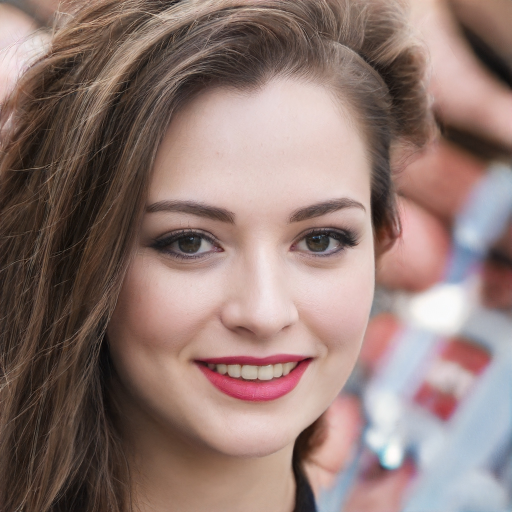
#> input picture input/test1.jpeg, 1024 x 1024 px (shown at 1/2 size)
$ python main.py
#> lines starting #> are read from the running program, lines starting #| are printed output that depends on the picture; after the words box and inside, x2 and y2 are one past the last pixel; in counts of white or black regions, pixels touching at a corner belong together
import math
import easygui as eg
import cv2 as cv
import numpy as np


def imshow(img, delay=None, winname="output"):
	cv.imshow(winname, img)
	cv.waitKey(delay)


def find_field(p, c):
	px, py = p
	cx, cy = c

	if px > cx:
		return 1 if py > cy else 2
	return 4 if py > cy else 3


def find_angle(p, c):
	field = find_field(p, c)
	px, py = p
	cx, cy = c

	x = abs(cx - px)
	y = abs(cy - py)

	degree = math.degrees(math.atan(x / y))

	if field == 1:
		return degree
	if field == 2:
		return 180 - degree
	if field == 3:
		return 180 + degree
	if field == 4:
		return 360 - degree


def make_thicker(length, img, center, thickness, angle, space):
	r = int((length // space + 1) * space) if length % space > space // 2 else int((length // space) * space)
	cv.ellipse(img=img, center=center, axes=(r, r), thickness=thickness, angle=0,
			   startAngle=angle - 2, endAngle=angle + 2, color=(0, 0, 0))


def main(f, img):
	filename = f.split("/")[-1]
	# img_gray = cv.imread(f, 0)
	img_gray = cv.cvtColor(img, cv.COLOR_BGR2GRAY)
	img_gray = cv.resize(img_gray, (1024, 1024), interpolation=cv.INTER_AREA)

	img_blur = cv.blur(img_gray, (31, 31))

	scale = 15
	dim = (int(img_blur.shape[0] / scale), int(img_blur.shape[1] / scale))
	img_px = cv.resize(img_blur, dim)

	dim = (int(img_px.shape[0] * scale), int(img_px.shape[1] * scale))
	img_px = cv.resize(img_px, dim, interpolation=cv.INTER_AREA)

	magic = np.ones(img_px.shape, dtype=np.uint8) * 255

	center_of_magic = (magic.shape[0] // 2, magic.shape[1] // 2)

	space = 20

	for radius in range(0, max(magic.shape), space):
		cv.circle(magic, center_of_magic, radius, (0, 0, 0), 4)

	for row in range(scale // 2, magic.shape[0], scale):
		for col in range(scale // 2, magic.shape[1], scale):
			piece = img_px[row - scale // 2:row + scale // 2 + 1, col - scale // 2:col + scale // 2 + 1]
			mean_val = int(np.sum(piece) // scale ** 2)
			length = math.sqrt((row - center_of_magic[0]) ** 2 + (col - center_of_magic[1]) ** 2)
			angle = find_angle((row, col), center_of_magic)

			# make_thicker(length, magic, center_of_magic, 15 - mean_val // space, angle, space)

			if mean_val < 50:
				make_thicker(length, magic, center_of_magic, 16, angle, space)
			elif mean_val < 100:
				make_thicker(length, magic, center_of_magic, 13, angle, space)
			elif mean_val < 150:
				make_thicker(length, magic, center_of_magic, 10, angle, space)
			elif mean_val < 200:
				make_thicker(length, magic, center_of_magic, 7, angle, space)

	mask = np.zeros(img_px.shape, dtype=np.uint8)
	cv.circle(mask, center_of_magic, center_of_magic[0], (255, 255, 255), -1)

	result = cv.bitwise_not(cv.bitwise_and(mask, cv.bitwise_not(magic)))
	imshow(result, winname="result", delay=1)
	print("./output/" + filename)
	cv.imwrite("./output/result_" + filename, result)


def crop_gui(_):
	radius = cv.getTrackbarPos('radius', frameName)
	x = cv.getTrackbarPos('x', frameName)
	y = cv.getTrackbarPos('y', frameName)

	shadow_img = inp.copy()
	shadow_img = change_brightness(shadow_img)

	mask = np.zeros(inp.shape, dtype=np.uint8)
	cv.circle(mask, (y, x), radius, (255, 255, 255), -1)

	bright = inp.copy()

	bright = cv.bitwise_and(bright, mask)
	shadow = cv.bitwise_and(shadow_img, cv.bitwise_not(mask))

	result = cv.bitwise_or(bright, shadow)
	cv.imshow(frameName, result)

	main(f, bright[x-radius:x+radius, y-radius:y+radius])


def change_brightness(img, value=-100):
	hsv = cv.cvtColor(img, cv.COLOR_BGR2HSV)
	h, s, v = cv.split(hsv)
	v = cv.add(v, value)
	v[v > 255] = 255
	v[v < 0] = 0
	final_hsv = cv.merge((h, s, v))
	img = cv.cvtColor(final_hsv, cv.COLOR_HSV2BGR)
	return img


if __name__ == '__main__':

	f = eg.fileopenbox()
#> the answer given: input/test1.jpeg
	inp = cv.imread(f)
#> inp is the input picture: shape (1024, 1024, 3); mean B, G, R 115.2, 120.8, 144.4
	width, heigth, _ = inp.shape
#> width = 1024; heigth = 1024

	font = cv.FONT_HERSHEY_SIMPLEX
	frameName = 'Crop_GUI'
	cv.namedWindow(frameName)

	cv.createTrackbar('x', frameName, width // 2, width, crop_gui)
	cv.createTrackbar('y', frameName, heigth // 2, heigth, crop_gui)
	cv.createTrackbar('radius', frameName, min(width, heigth) // 2, min(width, heigth) // 2, crop_gui)

	if cv.waitKey(0) == ord('q'):  # to avoid auto close situation
#> in change_brightness, `hsv = cv.cvtColor(img, cv.COLOR_BGR2HSV)`: hsv: shape (1024, 1024, 3); mean H, S, V 27.4, 68.9, 146.6
#> in change_brightness, `h, s, v = cv.split(hsv)`:
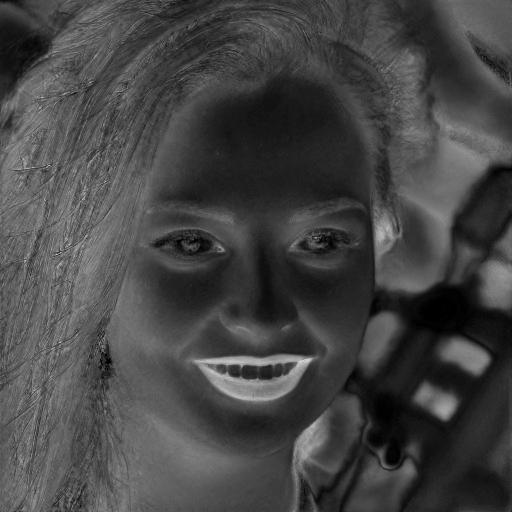
#> s: shape (1024, 1024) (shown at 1/2 size); min 0, max 255, mean 68.9
#> in change_brightness, `h, s, v = cv.split(hsv)`:
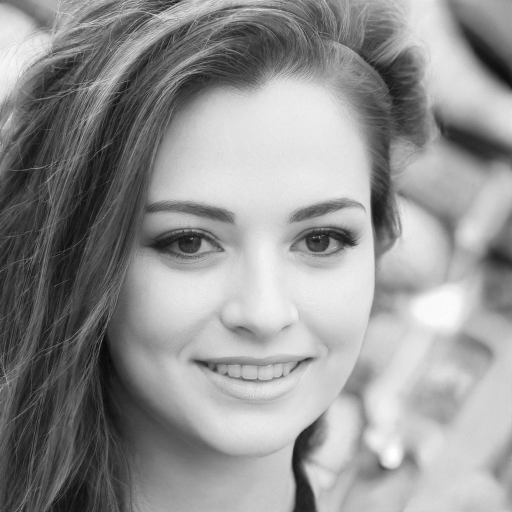
#> v: shape (1024, 1024) (shown at 1/2 size); min 1, max 255, mean 146.6
#> in change_brightness, `final_hsv = cv.merge((h, s, v))`: final_hsv: shape (1024, 1024, 3); mean H, S, V 27.4, 68.9, 57.5
#> in crop_gui, `cv.circle(mask, (y, x), radius, (255, 255, 255), -1)`:
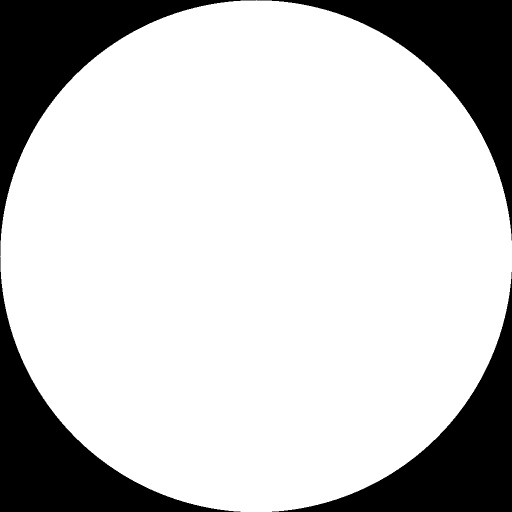
#> mask: shape (1024, 1024, 3) (shown at 1/2 size); 78.5% white; 4 black regions, box (x1, y1, x2, y2) and area: (0, 0, 512, 512) 56788, (513, 0, 1024, 481) 56276, (0, 513, 481, 1024) 56276, (544, 544, 1024, 1024) 55765
#> in crop_gui, `shadow = cv.bitwise_and(shadow_img, cv.bitwise_not(mask))`:
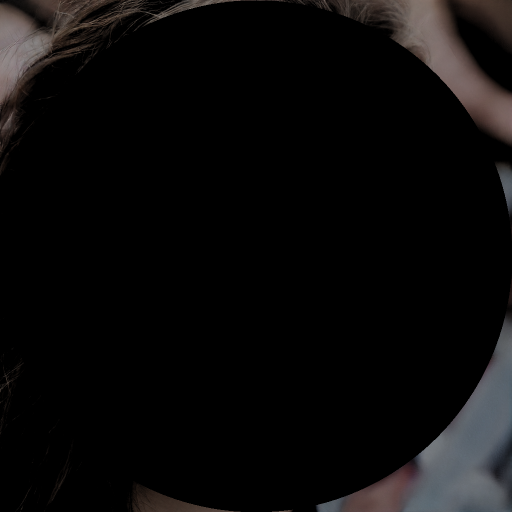
#> shadow: shape (1024, 1024, 3) (shown at 1/2 size); mean B, G, R 10, 10, 10.9
#> in main, `img_px = cv.resize(img_blur, dim)`:
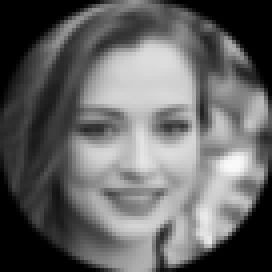
#> img_px: shape (68, 68) (shown 4 times larger); min 0, max 249, mean 100.5
#> after the loop in main, `for radius in range(0, max(magic.shape), space):`:
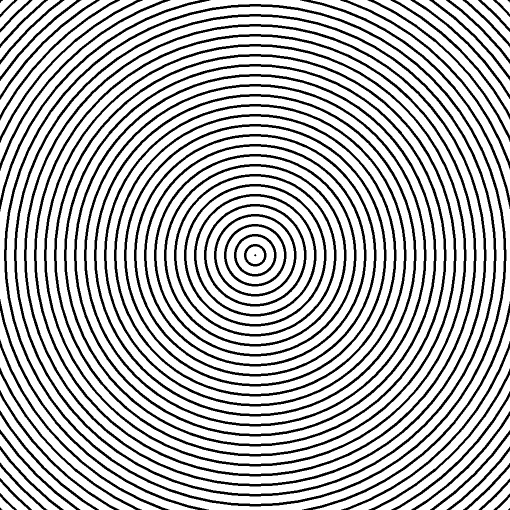
#> magic: shape (1020, 1020) (shown at 1/2 size); 75.3% white; 70 black regions (5 under 20 px), largest, box (x1, y1, x2, y2) and area: (8, 8, 1013, 1013) 15696, (28, 28, 993, 993) 15074, (48, 48, 973, 973) 14298
#> in main, `cv.circle(mask, center_of_magic, center_of_magic[0], (255, 255, 255), ..`: mask: shape (1020, 1020); 78.5% white; 4 black regions, box (x1, y1, x2, y2) and area: (0, 0, 510, 510) 56338, (511, 0, 1020, 479) 55828, (0, 511, 479, 1020) 55828, (542, 542, 1020, 1020) 55319
#> in main, `result = cv.bitwise_not(cv.bitwise_and(mask, cv.bitwise_not(magic)))`: magic: shape (1020, 1020); 35.4% white; 66 white regions, largest, box (x1, y1, x2, y2) and area: (39, 36, 983, 986) 18852, (58, 58, 964, 966) 18147, (78, 78, 945, 946) 18082
#> in imshow, `cv.imshow(winname, img)`:
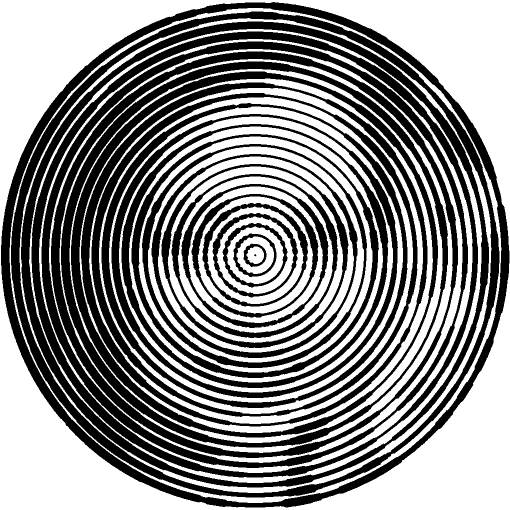
#> window 'result': shape (1020, 1020) (shown at 1/2 size); 53.9% white; 26 black regions (1 under 20 px), largest, box (x1, y1, x2, y2) and area: (2, 4, 1019, 1015) 47032, (22, 23, 999, 995) 40957, (42, 43, 978, 975) 39484
#> (key q is pressed here)
		cv.destroyAllWindows()

$ run again, on input/test3.jpeg
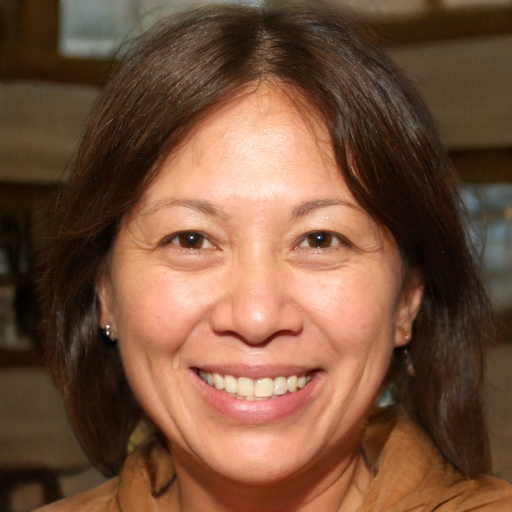
#> input picture input/test3.jpeg, 1024 x 1024 px (shown at 1/2 size)
#> inp is the input picture: shape (1024, 1024, 3); mean B, G, R 59.9, 82, 118
#> hsv: shape (1024, 1024, 3); mean H, S, V 13.6, 142.3, 118.1
#> final_hsv: shape (1024, 1024, 3); mean H, S, V 13.6, 142.3, 40.8
#> in main, `result = cv.bitwise_not(cv.bitwise_and(mask, cv.bitwise_not(magic)))`:
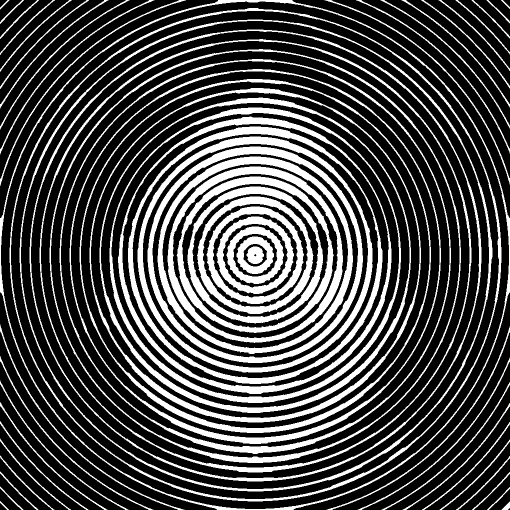
#> magic: shape (1020, 1020) (shown at 1/2 size); 28.6% white; 66 white regions, largest, box (x1, y1, x2, y2) and area: (275, 273, 745, 745) 15144, (295, 293, 726, 726) 15031, (256, 253, 765, 768) 14478
#> in imshow, `cv.imshow(winname, img)`:
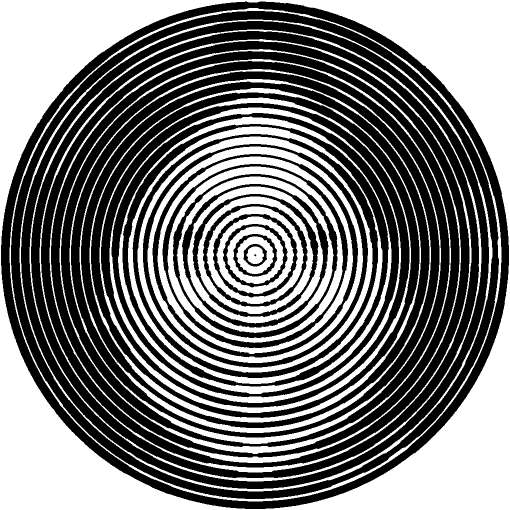
#> window 'result': shape (1020, 1020) (shown at 1/2 size); 47.1% white; 26 white regions, largest, box (x1, y1, x2, y2) and area: (0, 0, 1020, 1020) 229903, (275, 273, 745, 745) 15144, (295, 293, 726, 726) 15031

$ run again, on input/test4.jpeg
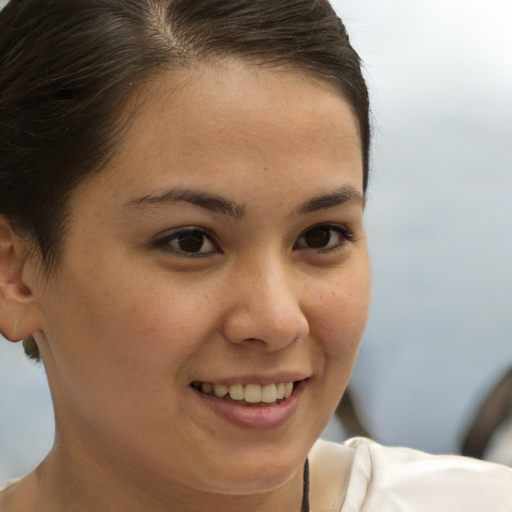
#> input picture input/test4.jpeg, 1024 x 1024 px (shown at 1/2 size)
#> inp is the input picture: shape (1024, 1024, 3); mean B, G, R 112, 128.3, 149.6
#> hsv: shape (1024, 1024, 3); mean H, S, V 35.6, 86, 152.9
#> final_hsv: shape (1024, 1024, 3); mean H, S, V 35.6, 86, 62.3
#> in main, `result = cv.bitwise_not(cv.bitwise_and(mask, cv.bitwise_not(magic)))`:
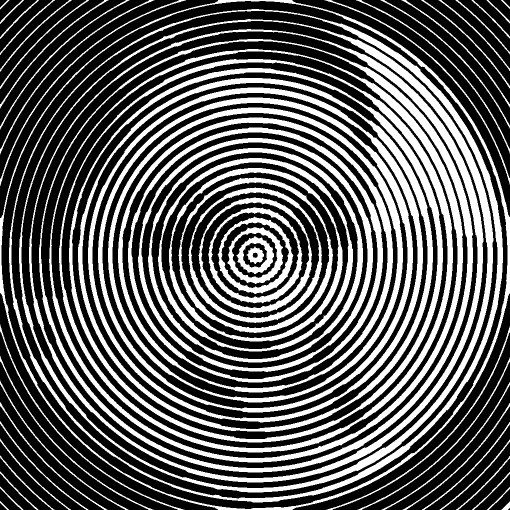
#> magic: shape (1020, 1020) (shown at 1/2 size); 36.6% white; 66 white regions, largest, box (x1, y1, x2, y2) and area: (38, 38, 987, 985) 24084, (58, 58, 967, 965) 23467, (78, 78, 946, 945) 22542
#> in imshow, `cv.imshow(winname, img)`:
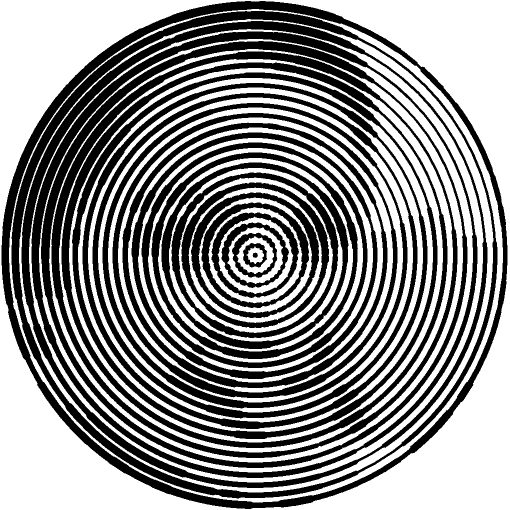
#> window 'result': shape (1020, 1020) (shown at 1/2 size); 55% white; 26 black regions, largest, box (x1, y1, x2, y2) and area: (3, 2, 1015, 1018) 43492, (23, 22, 995, 997) 35952, (43, 42, 975, 976) 33994

$ run again, on input/test5.jpeg
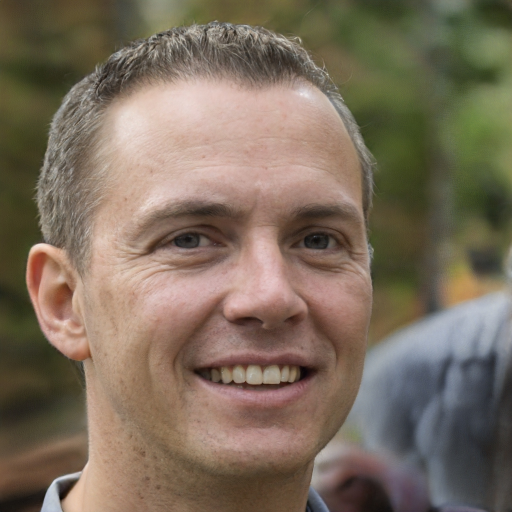
#> input picture input/test5.jpeg, 1024 x 1024 px (shown at 1/2 size)
#> inp is the input picture: shape (1024, 1024, 3); mean B, G, R 92.6, 109.4, 123.8
#> hsv: shape (1024, 1024, 3); mean H, S, V 28.4, 77, 126.5
#> final_hsv: shape (1024, 1024, 3); mean H, S, V 28.4, 77, 35.5
#> in imshow, `cv.imshow(winname, img)`:
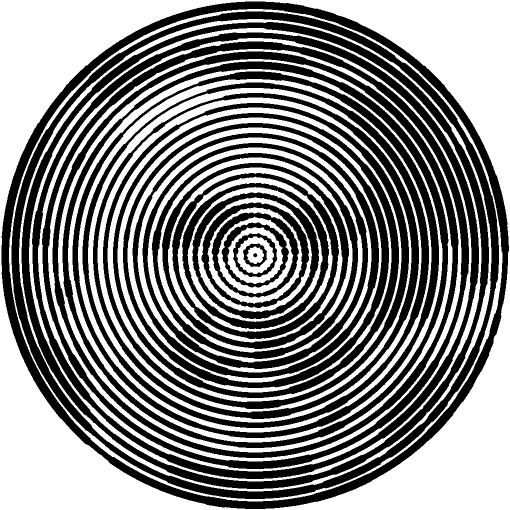
#> window 'result': shape (1020, 1020) (shown at 1/2 size); 51.8% white; 26 black regions, largest, box (x1, y1, x2, y2) and area: (3, 3, 1018, 1018) 48985, (23, 23, 998, 998) 42417, (43, 44, 978, 978) 39874
